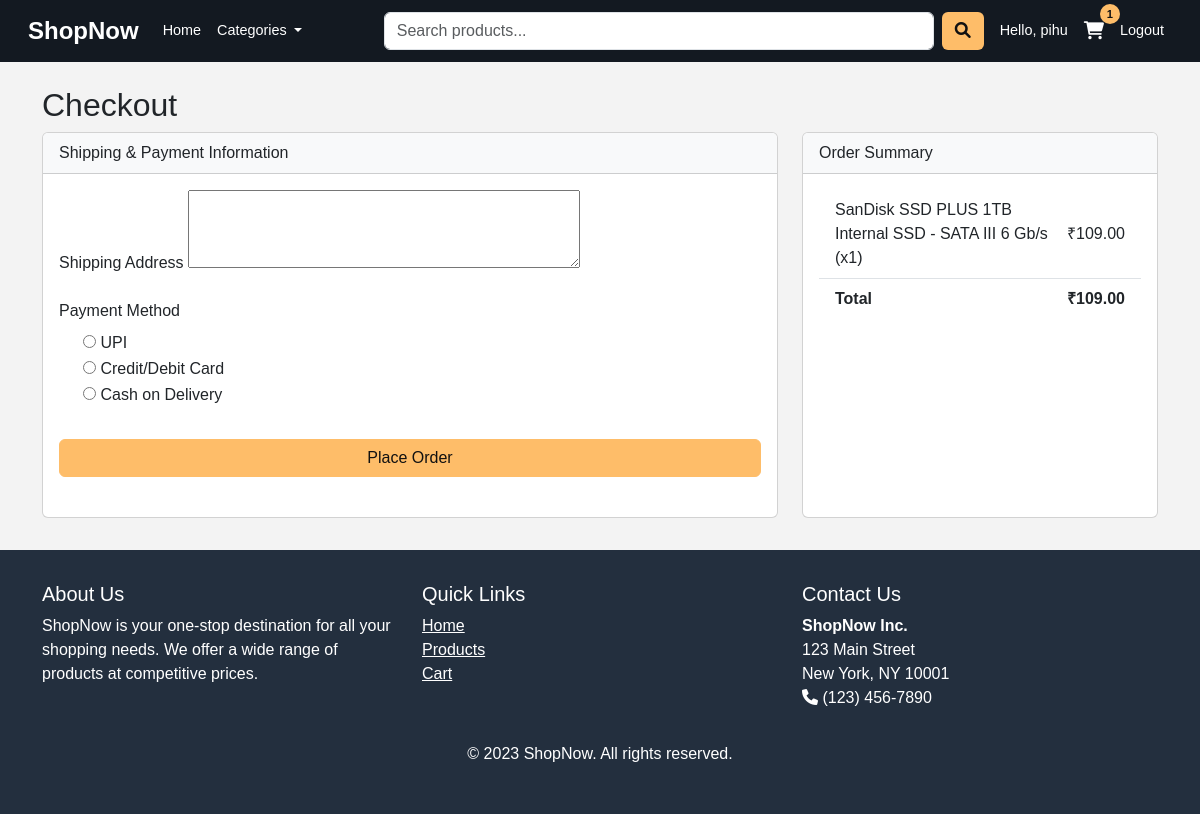
Screenshot of /checkout/ (signed in) with the database file from the repository.
### shop/models.py (models this page shows, shortened)
class Cart(models.Model):
    user = models.ForeignKey(User, on_delete=models.CASCADE)
    product = models.ForeignKey(Product, on_delete=models.CASCADE)
    quantity = models.PositiveIntegerField(default=1)
    created_at = models.DateTimeField(auto_now_add=True)
    def total_price(self):
        return self.quantity * self.product.price

class Product(models.Model):
    title = models.CharField(max_length=200)
    price = models.DecimalField(max_digits=10, decimal_places=2)
    description = models.TextField()
    category = models.ForeignKey(Category, on_delete=models.CASCADE, related_name='products')
    image = models.ImageField(upload_to='products/', blank=True, null=True)
    image_url = models.URLField(max_length=500, blank=True, null=True)
    api_id = models.IntegerField(unique=True, blank=True, null=True)

### shop/views.py (the view)
# urls.py: path('checkout/', views.checkout, name='checkout'),
@login_required
def checkout(request):
    cart_items = Cart.objects.filter(user=request.user)
    if not cart_items.exists():
        return redirect('cart')
    total = sum(item.total_price() for item in cart_items)
    if request.method == 'POST':
        form = CheckoutForm(request.POST)
        if form.is_valid():
            order = Order.objects.create(
                user=request.user,
                total_amount=total,
                razorpay_order_id='temp_' + str(request.user.id) + '_' + str(cart_items.first().id)
            )
            for item in cart_items:
                OrderItem.objects.create(
                    order=order,
                    product=item.product,
                    quantity=item.quantity,
                    price=item.product.price
                )
            razorpay_order = client.order.create({
                'amount': int(total * 100),  # Razorpay expects amount in paise
                'currency': 'INR',
                'receipt': f'order_{order.id}',
                'payment_capture': '1'
            })
            order.razorpay_order_id = razorpay_order['id']
            order.save()
            context = {
                'order': order,
                'razorpay_key_id': settings.RAZORPAY_KEY_ID,
                'amount': int(total * 100),
                'currency': 'INR',
                'name': request.user.username,
                'email': request.user.email,
            }
            return render(request, 'shop/payment.html', context)
    else:
        form = CheckoutForm()
    context = {
        'form': form,
        'cart_items': cart_items,
        'total': total,
    }
    return render(request, 'shop/checkout.html', context)

### shop/forms.py
class CheckoutForm(forms.Form):
    shipping_address = forms.CharField(widget=forms.Textarea(attrs={'rows': 3}))
    payment_method = forms.ChoiceField(choices=[
        ('upi', 'UPI'),
        ('card', 'Credit/Debit Card'),
        ('cod', 'Cash on Delivery')
    ], widget=forms.RadioSelect)

### shop/context_processors.py (called while the page is built)
def cart_items_count(request):
    if request.user.is_authenticated:
        count = Cart.objects.filter(user=request.user).count()
    else:
        count = 0
    return {'cart_items_count': count}

### templates/shop/checkout.html (shortened to what this page needs)
{% extends 'shop/base.html' %}
{% block content %}
<h2>Checkout</h2>
<div class="row">
    <div class="col-md-8">
        <div class="card mb-4">
            <div class="card-header bg-light">
                Shipping & Payment Information
            </div>
            <div class="card-body">
                <form method="post" action="{% url 'process_order' %}">
                    <div class="mb-3">
                        <label for="shipping_address" class="form-label">Shipping Address</label>
                        {{ form.shipping_address }}
                    </div>
                    <div class="mb-3">
                        <label class="form-label">Payment Method</label>
                        {% for choice in form.payment_method %}
                            <div class="form-check">
                                {{ choice.tag }}
                                <label class="form-check-label" for="{{ choice.id_for_label }}">
                                    {{ choice.choice_label }}
                                </label>
                            </div>
                        {% endfor %}
                    </div>
                    <button type="submit" class="btn btn-warning w-100 mt-3">
                        Place Order
                    </button>
                </form>
            </div>
        </div>
    </div>
    <div class="col-md-4">
        <div class="card">
            <div class="card-header bg-light">
                Order Summary
            </div>
            <div class="card-body">
                <ul class="list-group list-group-flush">
                    {% for item in cart_items %}
                        <li class="list-group-item d-flex justify-content-between align-items-center">
                            {{ item.product.title }} (x{{ item.quantity }})
                            <span>₹{{ item.total_price }}</span>
                        </li>
                    {% endfor %}
                    <li class="list-group-item d-flex justify-content-between align-items-center fw-bold">
                        Total
                        <span>₹{{ total }}</span>
                    </li>
                </ul>
            </div>
        </div>
    </div>
</div>
{% endblock %}

### templates/shop/base.html (shortened to what this page needs)
<!DOCTYPE html>
<html lang="en">
<head>
    <link href="https://cdn.jsdelivr.net/npm/bootstrap@5.3.0/dist/css/bootstrap.min.css" rel="stylesheet">
    <link rel="stylesheet" href="https://cdnjs.cloudflare.com/ajax/libs/font-awesome/6.0.0/css/all.min.css">
    <link rel="stylesheet" href="https://cdnjs.cloudflare.com/ajax/libs/animate.css/4.1.1/animate.min.css">
</head>
<body>
    <nav class="navbar navbar-expand-lg navbar-dark">
        <div class="container-fluid">
            <a class="navbar-brand" href="{% url 'home' %}">ShopNow</a>
            <div class="collapse navbar-collapse" id="navbarNav">
                <ul class="navbar-nav me-auto">
                    <li class="nav-item">
                        <a class="nav-link" href="{% url 'home' %}">Home</a>
                    </li>
                    <li class="nav-item dropdown">
                        <a class="nav-link dropdown-toggle" href="#" id="navbarDropdown" role="button" data-bs-toggle="dropdown">
                            Categories
                        </a>
                    </li>
                </ul>
                <form class="d-flex search-box mx-2" action="{% url 'home' %}" method="GET">
                    <input class="form-control me-2" type="search" name="q" placeholder="Search products..." value="{{ request.GET.q }}">
                    <button class="btn search-btn" type="submit"><i class="fas fa-search"></i></button>
                </form>
                <ul class="navbar-nav">
                    {% if user.is_authenticated %}
                        <li class="nav-item">
                            <a class="nav-link" href="#">Hello, {{ user.username }}</a>
                        </li>
                        <li class="nav-item">
                            <a class="nav-link cart-icon" href="{% url 'cart' %}">
                                <span class="cart-count">{{ cart_items_count }}</span>
                            </a>
                        </li>
                        <li class="nav-item">
                            <a class="nav-link" href="{% url 'logout' %}">Logout</a>
                        </li>
                    {% endif %}
                </ul>
            </div>
        </div>
    </nav>
    <div class="container mt-4">
        {% block content %}{% endblock %}
    </div>
    <footer class="footer">
        <div class="container">
            <div class="row">
                <div class="col-md-4">
                    <h5>About Us</h5>
                    <p>ShopNow is your one-stop destination for all your shopping needs. We offer a wide range of products at competitive prices.</p>
                </div>
                <div class="col-md-4">
                    <h5>Quick Links</h5>
                    <ul class="list-unstyled">
                        <li><a href="#" class="text-white">Home</a></li>
                        <li><a href="#" class="text-white">Products</a></li>
                        <li><a href="#" class="text-white">Cart</a></li>
                    </ul>
                </div>
                <div class="col-md-4">
                    <h5>Contact Us</h5>
                    <address>
                        <strong>ShopNow Inc.</strong><br>
                        123 Main Street<br>
                        New York, NY 10001<br>
                        <i class="fas fa-phone"></i> (123) 456-7890
                    </address>
                </div>
            </div>
            <div class="text-center mt-3">
                <p>&copy; 2023 ShopNow. All rights reserved.</p>
            </div>
        </div>
    </footer>
</body>
</html>

### templates/shop/base.html (style rules this page uses)
:root { --primary-color: #131921; --secondary-color: #232f3e; --accent-color: #febd69; --light-color: #f5f5f5; }
body { font-family: 'Amazon Ember', Arial, sans-serif; background-color: #f3f3f3; }
.navbar { background-color: var(--primary-color) !important; padding: 0.5rem 1rem; }
.navbar-brand { font-weight: bold; font-size: 1.5rem; }
.nav-link { color: white !important; font-size: 0.9rem; }
.search-box { width: 100%; max-width: 600px; }
.search-btn { background-color: var(--accent-color); color: #111; }
.card { transition: transform 0.3s; height: 100%; }
.cart-icon { position: relative; }
.cart-count { position: absolute; top: -8px; right: -8px; background-color: var(--accent-color); color: #111; border-radius: 50%; width: 20px; height: 20px; display: flex; align-items: center; justify-content: center; font-size: 0.7rem; font-weight: bold; }
.footer { background-color: var(--secondary-color); color: white; padding: 2rem 0; margin-top: 2rem; }
.btn-warning { background-color: var(--accent-color); border-color: var(--accent-color); color: #111; }

### rows the page displays
Cart: product "SanDisk SSD PLUS 1TB Internal SSD - SATA III 6 Gb/s", quantity "1", total_price "109.00"

### other values shown
{{ user.username }} "pihu"
{{ cart_items_count }} "1"
{{ choice.choice_label }} "UPI" "Credit/Debit Card" "Cash on Delivery"
{{ total }} "109.00"
